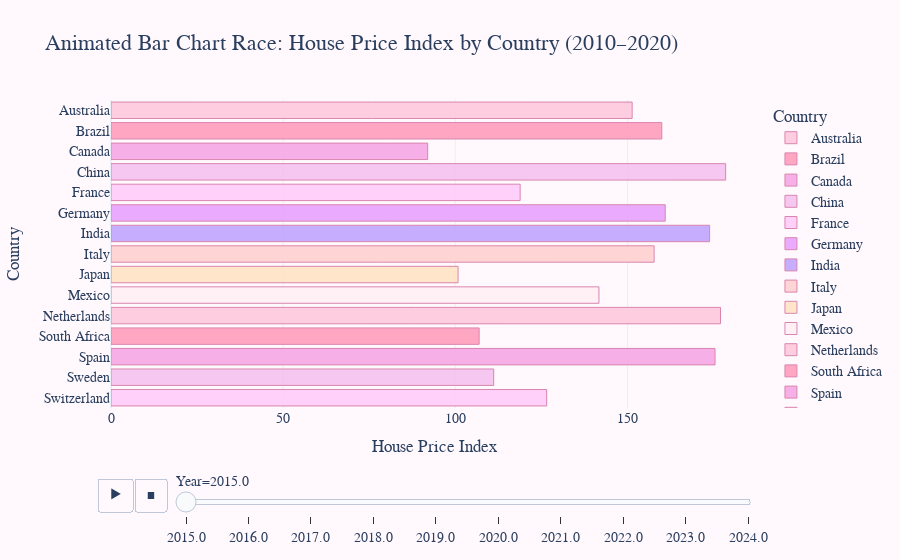

The cell this chart's notebook holds for it:
### Markdown cell above
# 4C. Animated Bar Chart Race

### Code cell
import plotly.express as px

# compute average HPI by country per year
df_bar = merged.groupby(["Year", "Country"])[price_col].mean().reset_index()

fig = px.bar(
    df_bar,
    x=price_col,
    y="Country",
    animation_frame="Year",
    orientation="h",
    color="Country",
    color_discrete_sequence=[
        "#FFC9DE", "#FF9EBD", "#F7A8E5", "#F4C2F0", "#FFCCF9",
        "#E8A2FF", "#C2A5FF", "#FFD1D1", "#FFE4C4", "#FFF0F5"
    ],
    title="Animated Bar Chart Race: House Price Index by Country (2010–2020)"
)

fig.update_layout(
    template="plotly_white",
    font=dict(family="Georgia", size=14),
    title_font=dict(family="Georgia", size=22),
    xaxis_title="House Price Index",
    yaxis_title="Country",
    plot_bgcolor="rgba(255,248,252,1)",
    paper_bgcolor="rgba(255,248,252,1)"
)

fig.update_traces(
    opacity=0.9,
    marker=dict(line=dict(width=1, color="#D57AA6"))
)

fig.show()
from IPython.display import HTML

interpretation_bar_html = """
<div style="
    background-color: #ffe6f2;
    border: 2px solid #ffb6d9;
    border-radius: 12px;
    padding: 18px;
    margin-top: 25px;
    font-family: Georgia;
    font-size: 15px;
    color: #4a4a4a;
    box-shadow: 0 2px 6px rgba(255, 182, 217, 0.45);
">
    <h3 style="font-family: Georgia; color: #d16fa3; margin-top: 0;">
        Interpretation – Bar Chart Race
    </h3>

    <ul style="font-family: Georgia;">
        <li>The ranking of countries shifts across the years, revealing how housing markets evolve at different speeds.</li>
        <li>Some countries consistently rise in position, indicating sustained and strong housing price appreciation.</li>
        <li>Others move downward or fluctuate, suggesting instability or slower growth over the decade.</li>
        <li>The widening distance between the highest and lowest bars visually shows growing inequality in housing price levels.</li>
        <li>This animated ranking provides a clear comparative view of long-term performance and volatility across markets.</li>
    </ul>
</div>
"""
display(HTML(interpretation_bar_html))

### Figure 1 — Plotly figure (JSON) as saved in the notebook; plotly's stock layout.template omitted (floating-point values rounded to 4 significant figures)
{"data": [{"alignmentgroup": "True", "hovertemplate": "Country=%{y}<br>Year=2015.0<br>house_price_index=%{x}<extra></extra>", "legendgroup": "Australia", "marker": {"color": "#FFC9DE", "line": {"color": "#D57AA6", "width": 1}, "pattern": {"shape": ""}}, "name": "Australia", "offsetgroup": "Australia", "opacity": 0.9, "orientation": "h", "showlegend": true, "textposition": "auto", "type": "bar", "x": [151.3], "xaxis": "x", "y": ["Australia"], "yaxis": "y"}, {"alignmentgroup": "True", "hovertemplate": "Country=%{y}<br>Year=2015.0<br>house_price_index=%{x}<extra></extra>", "legendgroup": "Brazil", "marker": {"color": "#FF9EBD", "line": {"color": "#D57AA6", "width": 1}, "pattern": {"shape": ""}}, "name": "Brazil", "offsetgroup": "Brazil", "opacity": 0.9, "orientation": "h", "showlegend": true, "textposition": "auto", "type": "bar", "x": [159.9], "xaxis": "x", "y": ["Brazil"], "yaxis": "y"}, {"alignmentgroup": "True", "hovertemplate": "Country=%{y}<br>Year=2015.0<br>house_price_index=%{x}<extra></extra>", "legendgroup": "Canada", "marker": {"color": "#F7A8E5", "line": {"color": "#D57AA6", "width": 1}, "pattern": {"shape": ""}}, "name": "Canada", "offsetgroup": "Canada", "opacity": 0.9, "orientation": "h", "showlegend": true, "textposition": "auto", "type": "bar", "x": [91.96], "xaxis": "x", "y": ["Canada"], "yaxis": "y"}, {"alignmentgroup": "True", "hovertemplate": "Country=%{y}<br>Year=2015.0<br>house_price_index=%{x}<extra></extra>", "legendgroup": "China", "marker": {"color": "#F4C2F0", "line": {"color": "#D57AA6", "width": 1}, "pattern": {"shape": ""}}, "name": "China", "offsetgroup": "China", "opacity": 0.9, "orientation": "h", "showlegend": true, "textposition": "auto", "type": "bar", "x": [178.5], "xaxis": "x", "y": ["China"], "yaxis": "y"}, {"alignmentgroup": "True", "hovertemplate": "Country=%{y}<br>Year=2015.0<br>house_price_index=%{x}<extra></extra>", "legendgroup": "France", "marker": {"color": "#FFCCF9", "line": {"color": "#D57AA6", "width": 1}, "pattern": {"shape": ""}}, "name": "France", "offsetgroup": "France", "opacity": 0.9, "orientation": "h", "showlegend": true, "textposition": "auto", "type": "bar", "x": [118.8], "xaxis": "x", "y": ["France"], "yaxis": "y"}, {"alignmentgroup": "True", "hovertemplate": "Country=%{y}<br>Year=2015.0<br>house_price_index=%{x}<extra></extra>", "legendgroup": "Germany", "marker": {"color": "#E8A2FF", "line": {"color": "#D57AA6", "width": 1}, "pattern": {"shape": ""}}, "name": "Germany", "offsetgroup": "Germany", "opacity": 0.9, "orientation": "h", "showlegend": true, "textposition": "auto", "type": "bar", "x": [160.9], "xaxis": "x", "y": ["Germany"], "yaxis": "y"}, {"alignmentgroup": "True", "hovertemplate": "Country=%{y}<br>Year=2015.0<br>house_price_index=%{x}<extra></extra>", "legendgroup": "India", "marker": {"color": "#C2A5FF", "line": {"color": "#D57AA6", "width": 1}, "pattern": {"shape": ""}}, "name": "India", "offsetgroup": "India", "opacity": 0.9, "orientation": "h", "showlegend": true, "textposition": "auto", "type": "bar", "x": [173.8], "xaxis": "x", "y": ["India"], "yaxis": "y"}, {"alignmentgroup": "True", "hovertemplate": "Country=%{y}<br>Year=2015.0<br>house_price_index=%{x}<extra></extra>", "legendgroup": "Italy", "marker": {"color": "#FFD1D1", "line": {"color": "#D57AA6", "width": 1}, "pattern": {"shape": ""}}, "name": "Italy", "offsetgroup": "Italy", "opacity": 0.9, "orientation": "h", "showlegend": true, "textposition": "auto", "type": "bar", "x": [157.7], "xaxis": "x", "y": ["Italy"], "yaxis": "y"}, {"alignmentgroup": "True", "hovertemplate": "Country=%{y}<br>Year=2015.0<br>house_price_index=%{x}<extra></extra>", "legendgroup": "Japan", "marker": {"color": "#FFE4C4", "line": {"color": "#D57AA6", "width": 1}, "pattern": {"shape": ""}}, "name": "Japan", "offsetgroup": "Japan", "opacity": 0.9, "orientation": "h", "showlegend": true, "textposition": "auto", "type": "bar", "x": [100.8], "xaxis": "x", "y": ["Japan"], "yaxis": "y"}, {"alignmentgroup": "True", "hovertemplate": "Country=%{y}<br>Year=2015.0<br>house_price_index=%{x}<extra></extra>", "legendgroup": "Mexico", "marker": {"color": "#FFF0F5", "line": {"color": "#D57AA6", "width": 1}, "pattern": {"shape": ""}}, "name": "Mexico", "offsetgroup": "Mexico", "opacity": 0.9, "orientation": "h", "showlegend": true, "textposition": "auto", "type": "bar", "x": [141.7], "xaxis": "x", "y": ["Mexico"], "yaxis": "y"}, {"alignmentgroup": "True", "hovertemplate": "Country=%{y}<br>Year=2015.0<br>house_price_index=%{x}<extra></extra>", "legendgroup": "Netherlands", "marker": {"color": "#FFC9DE", "line": {"color": "#D57AA6", "width": 1}, "pattern": {"shape": ""}}, "name": "Netherlands", "offsetgroup": "Netherlands", "opacity": 0.9, "orientation": "h", "showlegend": true, "textposition": "auto", "type": "bar", "x": [177.0], "xaxis": "x", "y": ["Netherlands"], "yaxis": "y"}, {"alignmentgroup": "True", "hovertemplate": "Country=%{y}<br>Year=2015.0<br>house_price_index=%{x}<extra></extra>", "legendgroup": "South Africa", "marker": {"color": "#FF9EBD", "line": {"color": "#D57AA6", "width": 1}, "pattern": {"shape": ""}}, "name": "South Africa", "offsetgroup": "South Africa", "opacity": 0.9, "orientation": "h", "showlegend": true, "textposition": "auto", "type": "bar", "x": [106.9], "xaxis": "x", "y": ["South Africa"], "yaxis": "y"}, {"alignmentgroup": "True", "hovertemplate": "Country=%{y}<br>Year=2015.0<br>house_price_index=%{x}<extra></extra>", "legendgroup": "Spain", "marker": {"color": "#F7A8E5", "line": {"color": "#D57AA6", "width": 1}, "pattern": {"shape": ""}}, "name": "Spain", "offsetgroup": "Spain", "opacity": 0.9, "orientation": "h", "showlegend": true, "textposition": "auto", "type": "bar", "x": [175.4], "xaxis": "x", "y": ["Spain"], "yaxis": "y"}, {"alignmentgroup": "True", "hovertemplate": "Country=%{y}<br>Year=2015.0<br>house_price_index=%{x}<extra></extra>", "legendgroup": "Sweden", "marker": {"color": "#F4C2F0", "line": {"color": "#D57AA6", "width": 1}, "pattern": {"shape": ""}}, "name": "Sweden", "offsetgroup": "Sweden", "opacity": 0.9, "orientation": "h", "showlegend": true, "textposition": "auto", "type": "bar", "x": [111.1], "xaxis": "x", "y": ["Sweden"], "yaxis": "y"}, {"alignmentgroup": "True", "hovertemplate": "Country=%{y}<br>Year=2015.0<br>house_price_index=%{x}<extra></extra>", "legendgroup": "Switzerland", "marker": {"color": "#FFCCF9", "line": {"color": "#D57AA6", "width": 1}, "pattern": {"shape": ""}}, "name": "Switzerland", "offsetgroup": "Switzerland", "opacity": 0.9, "orientation": "h", "showlegend": true, "textposition": "auto", "type": "bar", "x": [126.5], "xaxis": "x", "y": ["Switzerland"], "yaxis": "y"}], "layout": {"barmode": "relative", "font": {"family": "Georgia", "size": 14}, "legend": {"title": {"text": "Country"}, "tracegroupgap": 0}, "paper_bgcolor": "rgba(255,248,252,1)", "plot_bgcolor": "rgba(255,248,252,1)", "sliders": [{"active": 0, "currentvalue": {"prefix": "Year="}, "len": 0.9, "pad": {"b": 10, "t": 60}, "steps": [{"args": [["2015.0"], {"frame": {"duration": 0, "redraw": true}, "fromcurrent": true, "mode": "immediate", "transition": {"duration": 0, "easing": "linear"}}], "label": "2015.0", "method": "animate"}, {"args": [["2016.0"], {"frame": {"duration": 0, "redraw": true}, "fromcurrent": true, "mode": "immediate", "transition": {"duration": 0, "easing": "linear"}}], "label": "2016.0", "method": "animate"}, {"args": [["2017.0"], {"frame": {"duration": 0, "redraw": true}, "fromcurrent": true, "mode": "immediate", "transition": {"duration": 0, "easing": "linear"}}], "label": "2017.0", "method": "animate"}, {"args": [["2018.0"], {"frame": {"duration": 0, "redraw": true}, "fromcurrent": true, "mode": "immediate", "transition": {"duration": 0, "easing": "linear"}}], "label": "2018.0", "method": "animate"}, {"args": [["2019.0"], {"frame": {"duration": 0, "redraw": true}, "fromcurrent": true, "mode": "immediate", "transition": {"duration": 0, "easing": "linear"}}], "label": "2019.0", "method": "animate"}, {"args": [["2020.0"], {"frame": {"duration": 0, "redraw": true}, "fromcurrent": true, "mode": "immediate", "transition": {"duration": 0, "easing": "linear"}}], "label": "2020.0", "method": "animate"}, {"args": [["2021.0"], {"frame": {"duration": 0, "redraw": true}, "fromcurrent": true, "mode": "immediate", "transition": {"duration": 0, "easing": "linear"}}], "label": "2021.0", "method": "animate"}, {"args": [["2022.0"], {"frame": {"duration": 0, "redraw": true}, "fromcurrent": true, "mode": "immediate", "transition": {"duration": 0, "easing": "linear"}}], "label": "2022.0", "method": "animate"}, {"args": [["2023.0"], {"frame": {"duration": 0, "redraw": true}, "fromcurrent": true, "mode": "immediate", "transition": {"duration": 0, "easing": "linear"}}], "label": "2023.0", "method": "animate"}, {"args": [["2024.0"], {"frame": {"duration": 0, "redraw": true}, "fromcurrent": true, "mode": "immediate", "transition": {"duration": 0, "easing": "linear"}}], "label": "2024.0", "method": "animate"}], "x": 0.1, "xanchor": "left", "y": 0, "yanchor": "top"}], "title": {"font": {"family": "Georgia", "size": 22}, "text": "Animated Bar Chart Race: House Price Index by Country (2010–2020)"}, "updatemenus": [{"buttons": [{"args": [null, {"frame": {"duration": 500, "redraw": true}, "fromcurrent": true, "mode": "immediate", "transition": {"duration": 500, "easing": "linear"}}], "label": "&#9654;", "method": "animate"}, {"args": [[null], {"frame": {"duration": 0, "redraw": true}, "fromcurrent": true, "mode": "immediate", "transition": {"duration": 0, "easing": "linear"}}], "label": "&#9724;", "method": "animate"}], "direction": "left", "pad": {"r": 10, "t": 70}, "showactive": false, "type": "buttons", "x": 0.1, "xanchor": "right", "y": 0, "yanchor": "top"}], "xaxis": {"anchor": "y", "domain": [0, 1], "title": {"text": "House Price Index"}}, "yaxis": {"anchor": "x", "categoryarray": ["Switzerland", "Sweden", "Spain", "South Africa", "Netherlands", "Mexico", "Japan", "Italy", "India", "Germany", "France", "China", "Canada", "Brazil", "Australia"], "categoryorder": "array", "domain": [0, 1], "title": {"text": "Country"}}}}
